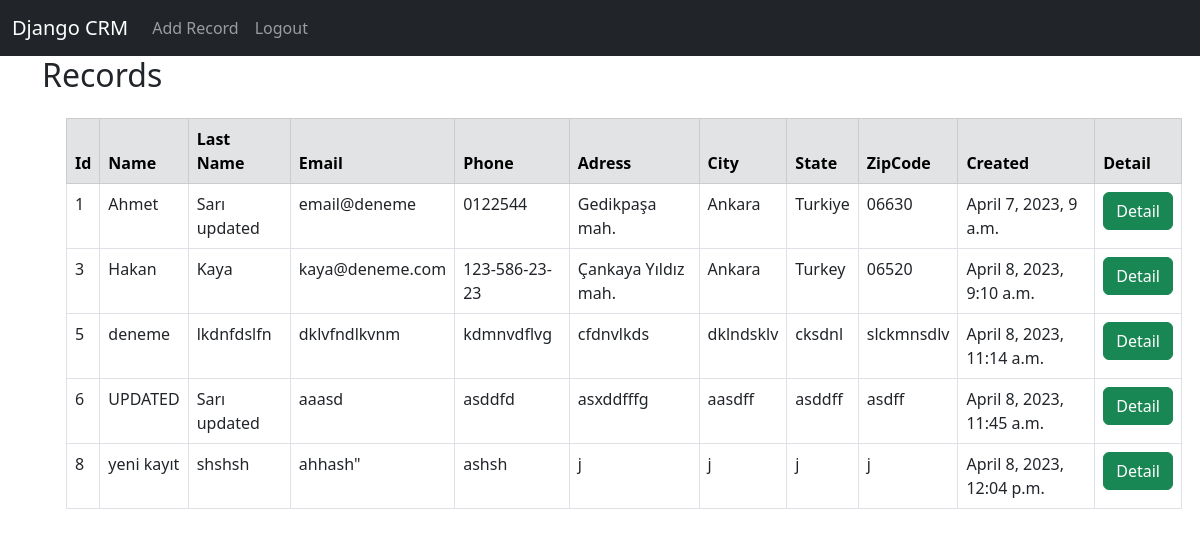
The app's page / (signed in), older data.
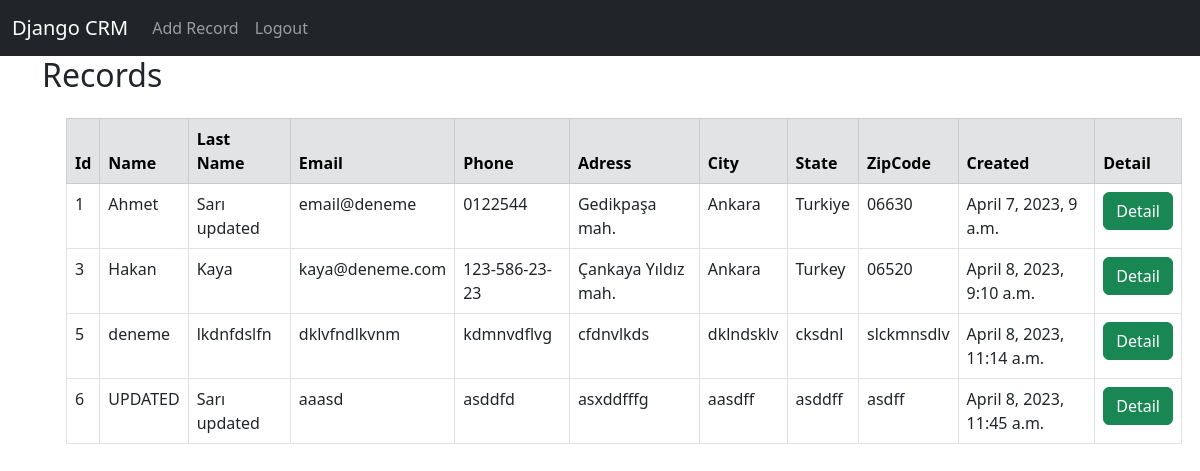
The same page, newer data.
### website/models.py (models this page shows, shortened)
class Record(models.Model):
    created_at = models.DateTimeField(auto_now_add= True)
    first_name = models.CharField(max_length=50)
    last_name = models.CharField(max_length=50)
    email = models.CharField(max_length=100)
    phone = models.CharField(max_length=15)
    address = models.CharField(max_length=100)
    city = models.CharField(max_length=50)
    state = models.CharField(max_length=50)
    zipcode = models.CharField(max_length=20)
    person_place = models.ForeignKey(Place,blank=True,null=True,on_delete=models.CASCADE)

### website/views.py (the view)
# urls.py: 2. Add a URL to urlpatterns:  path('', views.home, name='home')
def home(request):
    records = Record.objects.all()
    if request.method == "POST":
        username = request.POST['username']
        password = request.POST['password']
        user = authenticate(request, username = username , password = password)
        if user is not None:
            login(request,user)
            messages.success(request, "You have been logged in succesfully")
            return redirect('home')
        else:
            messages.success(request,'There was an Error Logging in, Please Try again')
            return redirect('home')
    else:
        return render(request, 'home.html', {'records': records})

### website/templates/home.html (shortened to what this page needs)
{% extends 'base.html' %}
{% block content  %}
{% if user.is_authenticated %}
<h2 class = "mx-auto">Records</h2>
<table class="table table-hover table-bordered m-4">
  <thead class="table-secondary">
    <tr>
      <th scope="col">Id</th>
      <th scope="col">Name</th>
      <th scope="col">Last Name</th>
      <th scope="col">Email</th>
      <th scope="col">Phone</th>
      <th scope="col">Adress</th>
      <th scope="col">City</th>
      <th scope="col">State</th>
      <th scope="col">ZipCode</th>
      <th scope="col">Created</th>
      <th scope="col">Detail</th>
    </tr>
  </thead>
  {% for record in records  %}
  <tbody>
    <tr>
      <td>{{record.id}}</td>
      <td>{{record.first_name}}</td>
      <td>{{record.last_name}}</td>
      <td>{{record.email}}</td>
      <td>{{record.phone}}</td>
      <td>{{record.address}}</td>
      <td>{{record.city}}</td>
      <td>{{record.state}}</td>
      <td>{{record.zipcode}}</td>
      <td>{{record.created_at}}</td>
      <td> <a href="{% url 'record' record.id %}" class="btn btn-success">Detail</a> </td>
    </tr>
  </tbody>
  {% endfor %}
</table>
{% endif %}
{% endblock  %}

Row changes from the older to the newer data that the page shows:
removed Record: id "8", first_name "yeni kayıt", last_name "shshsh", email "ahhash\"", phone "ashsh", address "j", city "j", state "j", zipcode "j", created_at "April 8, 2023, 12:04 p.m."
